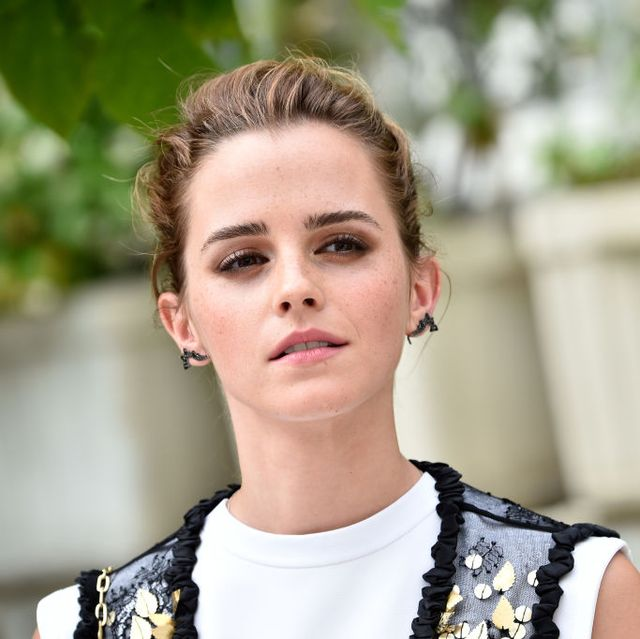
#> input picture data/data_faces_from_camera/person_1/img_face_1.jpg, 640 x 639 px
$ python -i yolov3.py   (imports and definitions only)
#> lines starting #> are read from the running program, lines starting #| are printed output that depends on the picture
from ctypes import *
import math
import random
import os
import cv2
import numpy as np
import time
import darknet
#import pyrealsense2 as rs

# [40 lines left out: functions convertBack, cvDrawBoxes, not called in this run]


netMain = None
metaMain = None
altNames = None


# [49 lines left out: function YOLO, not called in this run]

def detect_box(color_image):
    prev_time = time.time()
    #color_image=cv2.imread("./yolo.jpg")
    #ret, frame_read = cap.read()
    """frames = pipeline.wait_for_frames()
    color_frame = frames.get_color_frame()
    #if  not color_frame:
        #continue

    color_image = np.asanyarray(color_frame.get_data())
    img = color_image
    h, w, ch = color_image.shape
    bytesPerLine = ch * w
    cv2.cvtColor(color_image, cv2.COLOR_RGB2BGR, color_image)"""


    frame_rgb = cv2.cvtColor(color_image, cv2.COLOR_BGR2RGB)
    frame_resized = cv2.resize(frame_rgb,
                                   (darknet.network_width(netMain),
                                    darknet.network_height(netMain)),
                                   interpolation=cv2.INTER_LINEAR)

    darknet.copy_image_from_bytes(darknet_image,frame_resized.tobytes())
    print("start detect")
    #這一行會回傳偵測到的內容, 資料格式請看readme
    detections = darknet.detect_image(netMain, metaMain, darknet_image, thresh=0.25)
    print("finsh detect")
    print(detections)
    return detections

    for detection in detections:
        x, y, w, h = detection[2][0],\
            detection[2][1],\
            detection[2][2],\
            detection[2][3]
        xmin, ymin, xmax, ymax = convertBack(
            float(x), float(y), float(w), float(h))

        resizeImg=[
            color_image.shape[0]/darknet.network_width(netMain),
            color_image.shape[1]/darknet.network_height(netMain)
            ]
        print("["+str(color_image.shape[0])+", "+str(color_image.shape[1])+"]")
        print("["+str(darknet.network_width(netMain))+", "+str(darknet.network_height(netMain))+"]")
        print(str(xmin)+","+str(ymin)+","+str(xmax)+","+str(ymax))
        print("-----------------------------------------")
        print(str(xmin*resizeImg[0])+","+str(ymin*resizeImg[1])+","+str(xmax*resizeImg[0])+","+str(ymax*resizeImg[1]))


    image = cvDrawBoxes(detections, color_image)
    image = cv2.cvtColor(image, cv2.COLOR_BGR2RGB)
    print(time.time()-prev_time)
    while(True):
        cv2.imshow('Demo', image)
        cv2.waitKey(3)
    #pipeline.stop()

# [12 lines not run here, left out]

>>> import cv2
>>> picture = cv2.imread('data/data_faces_from_camera/person_1/img_face_1.jpg', cv2.IMREAD_GRAYSCALE)
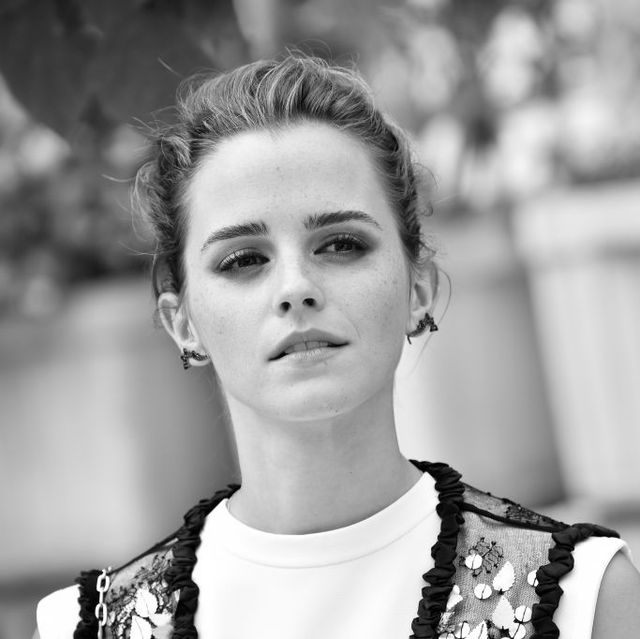
#> picture: shape (639, 640); min 0, max 255, mean 158.8
>>> result = detect_box(picture)
#> (the run stopped early here; a loop or call above may not have finished)

$ run again, on data/data_faces_from_camera/person_6/img_face_1.jpg
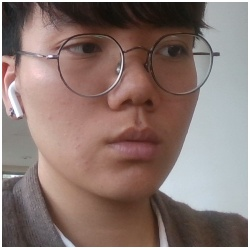
#> input picture data/data_faces_from_camera/person_6/img_face_1.jpg, 250 x 248 px
#> `picture = cv2.imread('data/data_faces_from_camera/person_1/img_face_1...`:
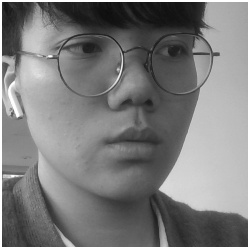
#> picture: shape (248, 250); min 13, max 255, mean 123.7
